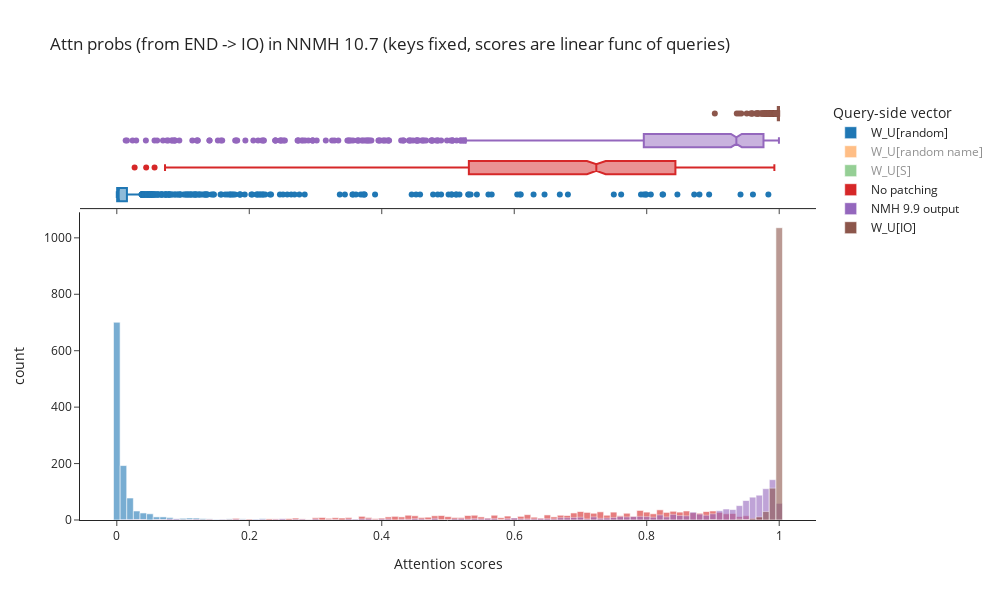

Notebook code for this chart:
### Markdown cell above
## Attention probs?

The plot below shows this in terms of attention probs (because it's good to know that the attention scores above are sufficient to affect the probs), even though attention scores are a more natural way of thinking about the function from queries -> attention, because of linearity.

Sure enough, attention probs are nearly 1 with the actual output of NMH (and with no patching), but they get absolutely hammered up to 1 when we use the unembedding of IO instead.

### Code cell
labels_list, attn_probs_list = zip(*attn_probs.items())

sorted_indices = t.argsort(t.tensor([score.mean() for score in attn_probs_list]))
labels_list = [labels_list[i] for i in sorted_indices]
attn_probs_list = [attn_probs_list[i] for i in sorted_indices]

h = hist(
    attn_probs_list,
    labels={"variable": "Query-side vector", "value": "Attention scores"},
    title="Attn probs (from END -> IO) in NNMH 10.7 (keys fixed, scores are linear func of queries)",
    names=labels_list,
    width=1000,
    height=600,
    opacity=0.6,
    marginal="box",
    template="simple_white",
    nbins=100,
    return_fig=True,
)
for i in [1, 2]:
    h.data[2*i].visible = "legendonly"
    h.data[2*i+1].visible = "legendonly"
h.show()

### Figure 1 — Plotly figure (JSON) as saved in the notebook; plotly's stock layout.template omitted (floating-point values rounded to 4 significant figures; data arrays with more than 128 entries replaced by an {"elided": "..."} marker saying what was removed)
{"data": [{"alignmentgroup": "True", "bingroup": "x", "hovertemplate": "Query-side vector=wide_variable_0<br>Attention scores=%{x}<br>count=%{y}<extra></extra>", "legendgroup": "wide_variable_0", "marker": {"color": "#1F77B4", "opacity": 0.6, "pattern": {"shape": ""}}, "name": "W_U[random]", "nbinsx": 100, "offsetgroup": "wide_variable_0", "orientation": "v", "showlegend": true, "type": "histogram", "x": {"elided": "1200 float values"}, "xaxis": "x", "yaxis": "y"}, {"alignmentgroup": "True", "hovertemplate": "Query-side vector=wide_variable_0<br>Attention scores=%{x}<extra></extra>", "legendgroup": "wide_variable_0", "marker": {"color": "#1F77B4"}, "name": "W_U[random]", "notched": true, "offsetgroup": "wide_variable_0", "showlegend": false, "type": "box", "x": {"elided": "1200 float values"}, "xaxis": "x2", "yaxis": "y2"}, {"alignmentgroup": "True", "bingroup": "x", "hovertemplate": "Query-side vector=wide_variable_1<br>Attention scores=%{x}<br>count=%{y}<extra></extra>", "legendgroup": "wide_variable_1", "marker": {"color": "#FF7F0E", "opacity": 0.6, "pattern": {"shape": ""}}, "name": "W_U[random name]", "nbinsx": 100, "offsetgroup": "wide_variable_1", "orientation": "v", "showlegend": true, "type": "histogram", "visible": "legendonly", "x": {"elided": "1200 float values"}, "xaxis": "x", "yaxis": "y"}, {"alignmentgroup": "True", "hovertemplate": "Query-side vector=wide_variable_1<br>Attention scores=%{x}<extra></extra>", "legendgroup": "wide_variable_1", "marker": {"color": "#FF7F0E"}, "name": "W_U[random name]", "notched": true, "offsetgroup": "wide_variable_1", "showlegend": false, "type": "box", "visible": "legendonly", "x": {"elided": "1200 float values"}, "xaxis": "x2", "yaxis": "y2"}, {"alignmentgroup": "True", "bingroup": "x", "hovertemplate": "Query-side vector=wide_variable_2<br>Attention scores=%{x}<br>count=%{y}<extra></extra>", "legendgroup": "wide_variable_2", "marker": {"color": "#2CA02C", "opacity": 0.6, "pattern": {"shape": ""}}, "name": "W_U[S]", "nbinsx": 100, "offsetgroup": "wide_variable_2", "orientation": "v", "showlegend": true, "type": "histogram", "visible": "legendonly", "x": {"elided": "1200 float values"}, "xaxis": "x", "yaxis": "y"}, {"alignmentgroup": "True", "hovertemplate": "Query-side vector=wide_variable_2<br>Attention scores=%{x}<extra></extra>", "legendgroup": "wide_variable_2", "marker": {"color": "#2CA02C"}, "name": "W_U[S]", "notched": true, "offsetgroup": "wide_variable_2", "showlegend": false, "type": "box", "visible": "legendonly", "x": {"elided": "1200 float values"}, "xaxis": "x2", "yaxis": "y2"}, {"alignmentgroup": "True", "bingroup": "x", "hovertemplate": "Query-side vector=wide_variable_3<br>Attention scores=%{x}<br>count=%{y}<extra></extra>", "legendgroup": "wide_variable_3", "marker": {"color": "#D62728", "opacity": 0.6, "pattern": {"shape": ""}}, "name": "No patching", "nbinsx": 100, "offsetgroup": "wide_variable_3", "orientation": "v", "showlegend": true, "type": "histogram", "x": {"elided": "1200 float values"}, "xaxis": "x", "yaxis": "y"}, {"alignmentgroup": "True", "hovertemplate": "Query-side vector=wide_variable_3<br>Attention scores=%{x}<extra></extra>", "legendgroup": "wide_variable_3", "marker": {"color": "#D62728"}, "name": "No patching", "notched": true, "offsetgroup": "wide_variable_3", "showlegend": false, "type": "box", "x": {"elided": "1200 float values"}, "xaxis": "x2", "yaxis": "y2"}, {"alignmentgroup": "True", "bingroup": "x", "hovertemplate": "Query-side vector=wide_variable_4<br>Attention scores=%{x}<br>count=%{y}<extra></extra>", "legendgroup": "wide_variable_4", "marker": {"color": "#9467BD", "opacity": 0.6, "pattern": {"shape": ""}}, "name": "NMH 9.9 output", "nbinsx": 100, "offsetgroup": "wide_variable_4", "orientation": "v", "showlegend": true, "type": "histogram", "x": {"elided": "1200 float values"}, "xaxis": "x", "yaxis": "y"}, {"alignmentgroup": "True", "hovertemplate": "Query-side vector=wide_variable_4<br>Attention scores=%{x}<extra></extra>", "legendgroup": "wide_variable_4", "marker": {"color": "#9467BD"}, "name": "NMH 9.9 output", "notched": true, "offsetgroup": "wide_variable_4", "showlegend": false, "type": "box", "x": {"elided": "1200 float values"}, "xaxis": "x2", "yaxis": "y2"}, {"alignmentgroup": "True", "bingroup": "x", "hovertemplate": "Query-side vector=wide_variable_5<br>Attention scores=%{x}<br>count=%{y}<extra></extra>", "legendgroup": "wide_variable_5", "marker": {"color": "#8C564B", "opacity": 0.6, "pattern": {"shape": ""}}, "name": "W_U[IO]", "nbinsx": 100, "offsetgroup": "wide_variable_5", "orientation": "v", "showlegend": true, "type": "histogram", "x": {"elided": "1200 float values"}, "xaxis": "x", "yaxis": "y"}, {"alignmentgroup": "True", "hovertemplate": "Query-side vector=wide_variable_5<br>Attention scores=%{x}<extra></extra>", "legendgroup": "wide_variable_5", "marker": {"color": "#8C564B"}, "name": "W_U[IO]", "notched": true, "offsetgroup": "wide_variable_5", "showlegend": false, "type": "box", "x": {"elided": "1200 float values"}, "xaxis": "x2", "yaxis": "y2"}], "layout": {"bargap": 0, "barmode": "overlay", "height": 600, "legend": {"title": {"text": "Query-side vector"}, "tracegroupgap": 0}, "modebar": {"add": ["drawline", "drawopenpath", "drawclosedpath", "drawcircle", "drawrect", "eraseshape"]}, "title": {"text": "Attn probs (from END -> IO) in NNMH 10.7 (keys fixed, scores are linear func of queries)"}, "width": 1000, "xaxis": {"anchor": "y", "domain": [0, 1], "title": {"text": "Attention scores"}}, "xaxis2": {"anchor": "y2", "domain": [0, 1], "matches": "x", "showticklabels": false}, "yaxis": {"anchor": "x", "domain": [0, 0.7326], "title": {"text": "count"}}, "yaxis2": {"anchor": "x2", "domain": [0.7426, 1], "matches": "y2", "showline": false, "showticklabels": false, "ticks": ""}}}
